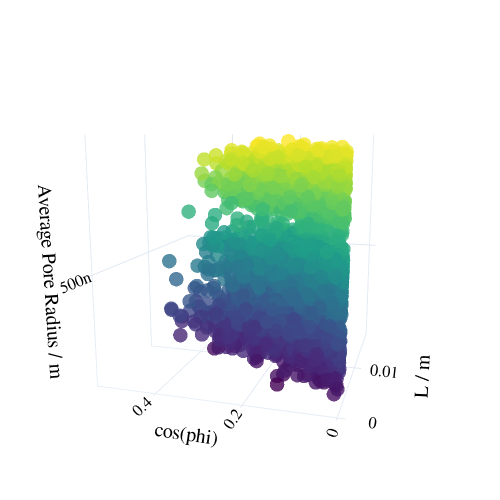

Source (notebook cell):
### Code cell
scatter_plot_3D(dunky_df['L'], dunky_df['cos(phi)'], dunky_df['washburn_eqn'], dunky_df['washburn_eqn'], 'L / m', 'cos(phi)', 'Average Pore Radius / m', -2.5,-0.75,0.5)

### Figure 1 — Plotly figure (JSON) as saved in the notebook; plotly's stock layout.template omitted (floating-point values rounded to 4 significant figures; data arrays with more than 128 entries replaced by an {"elided": "..."} marker saying what was removed)
{"data": [{"marker": {"color": {"elided": "3000 float values"}, "colorscale": [[0, "#440154"], [0.1111, "#482878"], [0.2222, "#3e4989"], [0.3333, "#31688e"], [0.4444, "#26828e"], [0.5556, "#1f9e89"], [0.6667, "#35b779"], [0.7778, "#6ece58"], [0.8889, "#b5de2b"], [1, "#fde725"]], "opacity": 0.8, "size": 5}, "mode": "markers", "type": "scatter3d", "x": {"elided": "3000 float values"}, "y": {"elided": "3000 float values"}, "z": {"elided": "3000 float values"}}], "layout": {"font": {"color": "black", "family": "Helvetica", "size": 14}, "height": 500, "margin": {"b": 0, "l": 0, "r": 0, "t": 0}, "scene": {"camera": {"center": {"x": 0, "y": 0, "z": 0}, "eye": {"x": -2.5, "y": -0.75, "z": 0.5}, "up": {"x": 0, "y": 0, "z": 1}}, "xaxis": {"title": {"font": {"size": 20}, "text": "L / m"}}, "yaxis": {"title": {"font": {"size": 20}, "text": "cos(phi)"}}, "zaxis": {"title": {"font": {"size": 20}, "text": "Average Pore Radius / m"}}}, "width": 500}}
